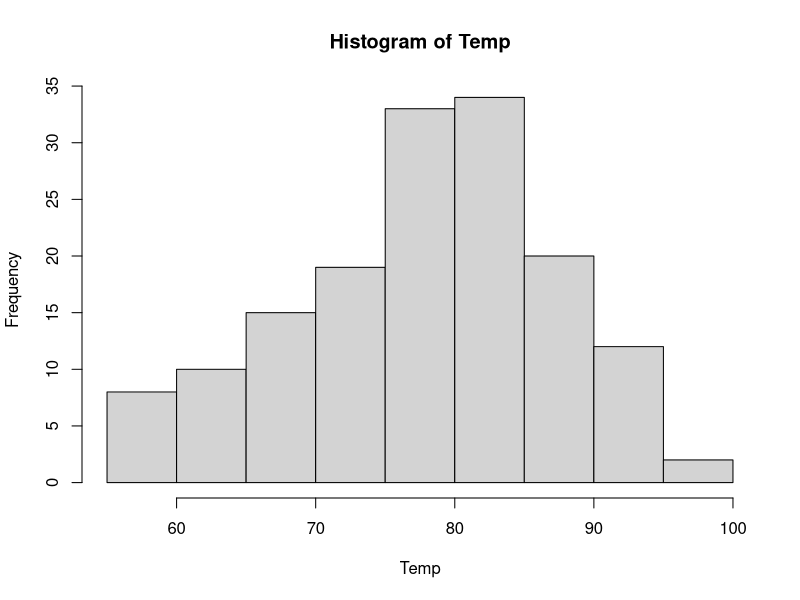
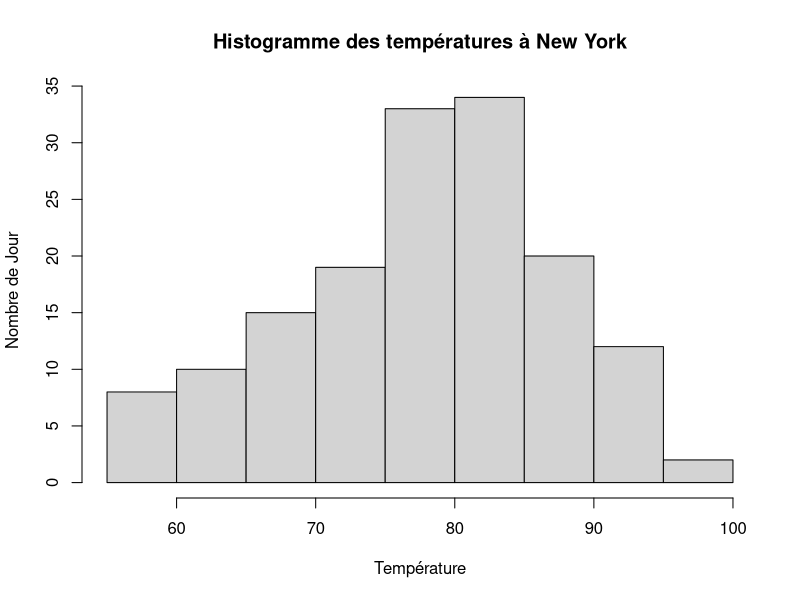
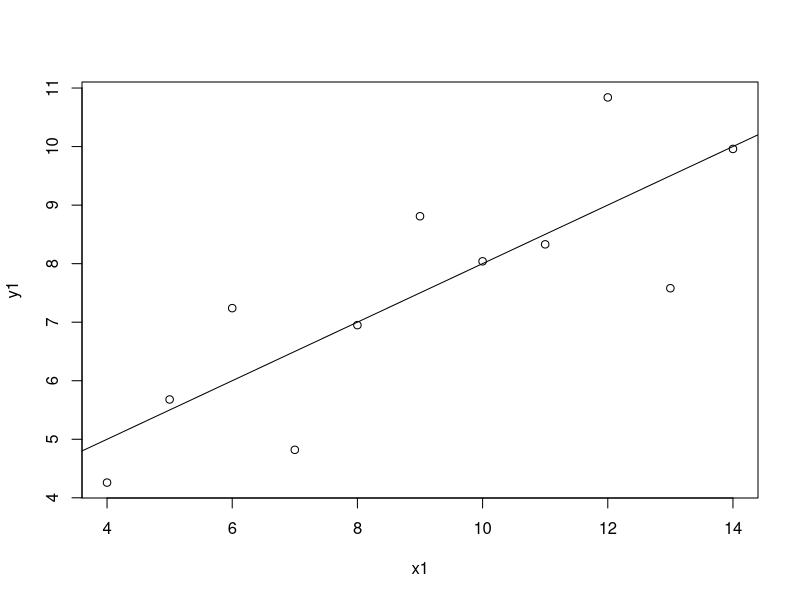
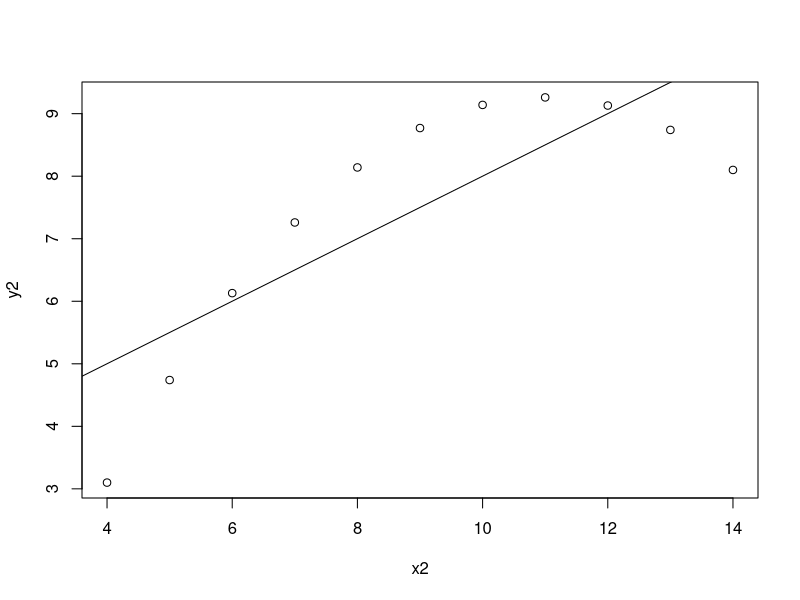
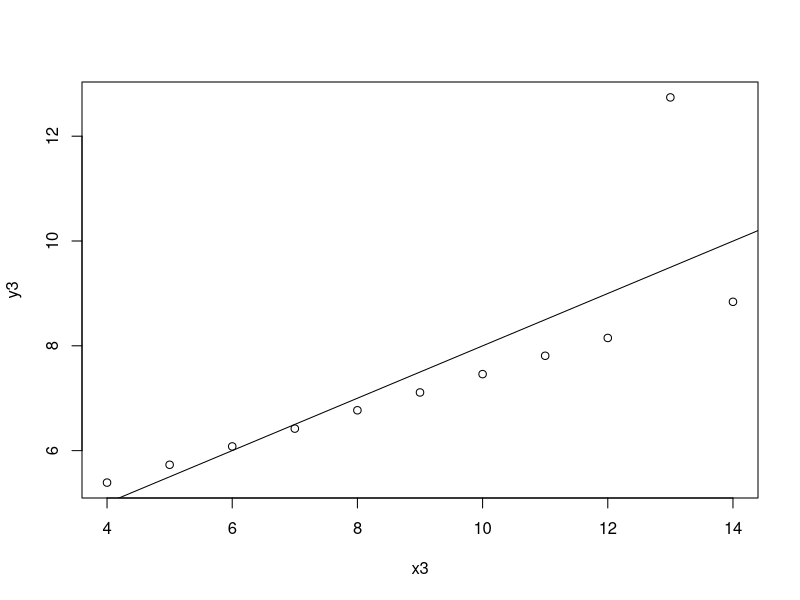
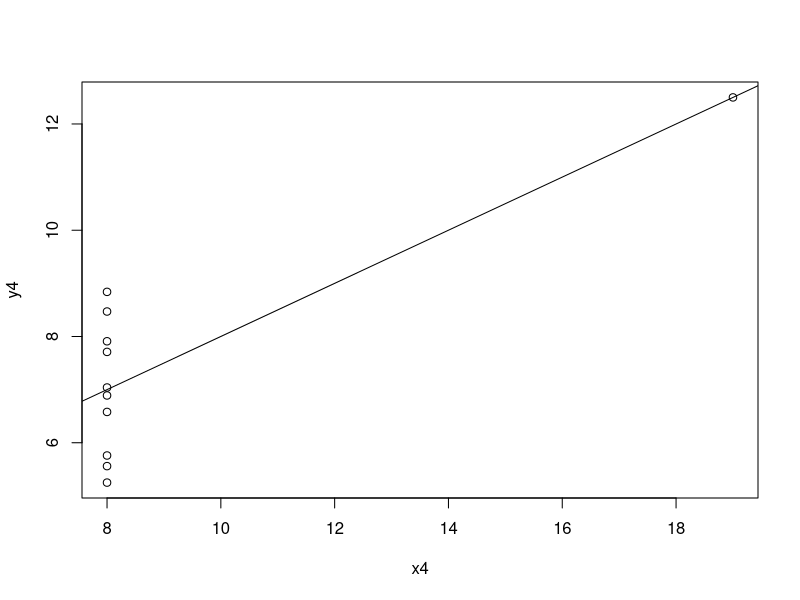

These figures' R source, in order:
#Exercice N°1
#1.a
library(datasets)
data<-airquality
data

#1.b
class(data)
names(data)
head(data)
dim(data)
str(data)
data$Ozone
data$Solar.R
data$Wind
data$Temp
data$Month
data$Day
attach(data)
Ozone
Month
#Data contient un tableau de données, sur la qualité de l'air de New York.

#1.c
mean(data$Temp)
quantile(data$Wind,1/5)

#1.d
hist(Temp)
hist(Temp, main="Histogramme des températures à New York", xlab="Température", ylab ="Nombre de Jour")

#2.a
tab<-anscombe
tab

#2.b
#tab contient les valeurs correspondant à anscombe, c'est à dire un tableau de données avec des moyennes, variances, coéficient de corrélation, droite de régression linéaire)

#2.c.d.e
attach(tab)
plot(x1,y1)
cor(x1,y1)
lm(y1~x1)
lin<-lm(y1~x1)
abline(lin)
#La droite de corrélation linéaire semble ne pas suivre tous les points du tableau.

plot(x2,y2)
cor(x2,y2)
lm(y2~x2)
lin<-lm(y2~x2)
abline(lin)
#La droite de corrélation linéaire ne passe par aucun point du nuage de point.

plot(x3,y3)
cor(x3,y3)
lm(y3~x3)
lin<-lm(y3~x3)
abline(lin)
#Ici les points semble mieux répartis.

plot(x4,y4)
cor(x4,y4)
lm(y4~x4)
lin<-lm(y4~x4)
abline(lin)
#Les points sont très mal répartis la droite de corrélation linéaire.

